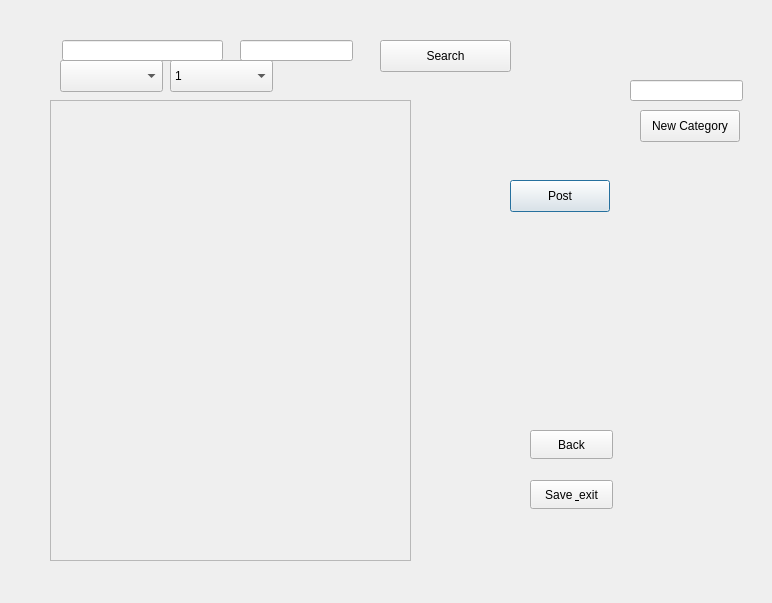
<?xml version="1.0" encoding="UTF-8"?>
<ui version="4.0">
 <class>adminView</class>
 <widget class="QDialog" name="adminView">
  <property name="geometry">
   <rect>
    <x>0</x>
    <y>0</y>
    <width>772</width>
    <height>603</height>
   </rect>
  </property>
  <property name="windowTitle">
   <string>Dialog</string>
  </property>
  <widget class="QScrollArea" name="scrollArea">
   <property name="geometry">
    <rect>
     <x>50</x>
     <y>100</y>
     <width>361</width>
     <height>461</height>
    </rect>
   </property>
   <property name="widgetResizable">
    <bool>true</bool>
   </property>
   <widget class="QWidget" name="scrollAreaWidgetContents">
    <property name="geometry">
     <rect>
      <x>0</x>
      <y>0</y>
      <width>359</width>
      <height>459</height>
     </rect>
    </property>
    <widget class="QWidget" name="verticalLayoutWidget">
     <property name="geometry">
      <rect>
       <x>9</x>
       <y>9</y>
       <width>331</width>
       <height>441</height>
      </rect>
     </property>
     <layout class="QVBoxLayout" name="verticalLayout"/>
    </widget>
   </widget>
  </widget>
  <widget class="QPushButton" name="pushButton">
   <property name="geometry">
    <rect>
     <x>510</x>
     <y>180</y>
     <width>100</width>
     <height>32</height>
    </rect>
   </property>
   <property name="text">
    <string>Post</string>
   </property>
  </widget>
  <widget class="QLineEdit" name="search_bar_line_edit">
   <property name="geometry">
    <rect>
     <x>62</x>
     <y>40</y>
     <width>161</width>
     <height>21</height>
    </rect>
   </property>
  </widget>
  <widget class="QPushButton" name="title_search_button">
   <property name="geometry">
    <rect>
     <x>380</x>
     <y>40</y>
     <width>131</width>
     <height>32</height>
    </rect>
   </property>
   <property name="text">
    <string>Search</string>
   </property>
  </widget>
  <widget class="QComboBox" name="category_combo_box">
   <property name="geometry">
    <rect>
     <x>60</x>
     <y>60</y>
     <width>103</width>
     <height>32</height>
    </rect>
   </property>
  </widget>
  <widget class="QComboBox" name="rating_combo_box">
   <property name="geometry">
    <rect>
     <x>170</x>
     <y>60</y>
     <width>103</width>
     <height>32</height>
    </rect>
   </property>
   <item>
    <property name="text">
     <string>1</string>
    </property>
   </item>
   <item>
    <property name="text">
     <string>2</string>
    </property>
   </item>
   <item>
    <property name="text">
     <string>3</string>
    </property>
   </item>
   <item>
    <property name="text">
     <string>4</string>
    </property>
   </item>
   <item>
    <property name="text">
     <string>5</string>
    </property>
   </item>
  </widget>
  <widget class="QPushButton" name="pushButton_2">
   <property name="geometry">
    <rect>
     <x>530</x>
     <y>480</y>
     <width>83</width>
     <height>29</height>
    </rect>
   </property>
   <property name="text">
    <string>Save &amp; exit</string>
   </property>
  </widget>
  <widget class="QLineEdit" name="keywords">
   <property name="geometry">
    <rect>
     <x>240</x>
     <y>40</y>
     <width>113</width>
     <height>21</height>
    </rect>
   </property>
  </widget>
  <widget class="QPushButton" name="pushButton_3">
   <property name="geometry">
    <rect>
     <x>530</x>
     <y>430</y>
     <width>83</width>
     <height>29</height>
    </rect>
   </property>
   <property name="text">
    <string>Back</string>
   </property>
  </widget>
  <widget class="QPushButton" name="pushButton_4">
   <property name="geometry">
    <rect>
     <x>640</x>
     <y>110</y>
     <width>100</width>
     <height>32</height>
    </rect>
   </property>
   <property name="text">
    <string>New Category</string>
   </property>
  </widget>
  <widget class="QLineEdit" name="CategoryLine">
   <property name="geometry">
    <rect>
     <x>630</x>
     <y>80</y>
     <width>113</width>
     <height>21</height>
    </rect>
   </property>
  </widget>
 </widget>
 <resources/>
 <connections/>
</ui>
